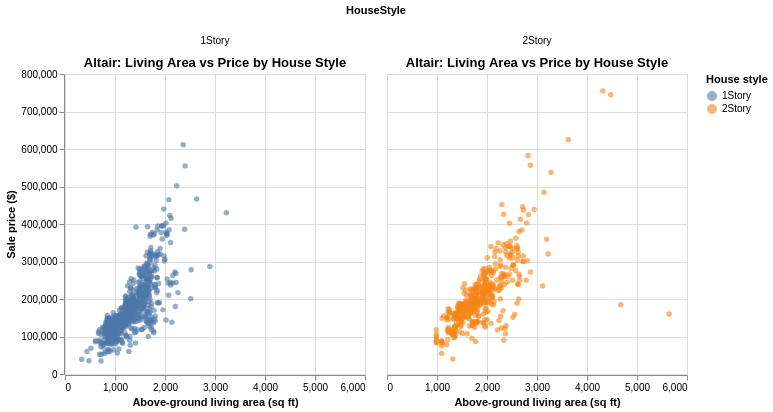

Notebook source saved alongside this figure:
### Code cell
# 2) Faceted comparisons by house style
two_styles = ames[ames["HouseStyle"].isin(["1Story", "2Story"])]

facet_plot = alt.Chart(two_styles).mark_circle(opacity=0.6).encode(
    x=alt.X('GrLivArea:Q', title='Above-ground living area (sq ft)'),
    y=alt.Y('SalePrice:Q', title='Sale price ($)'),
    color=alt.Color('HouseStyle:N', title='House style'),
    tooltip=['GrLivArea', 'SalePrice', 'HouseStyle']
).properties(
    title='Altair: Living Area vs Price by House Style'
).facet(column='HouseStyle:N')

facet_plot.interactive()

### Figure 1 — Vega-Lite specification as saved in the notebook (floating-point values rounded to 4 significant figures; data arrays with more than 128 entries replaced by an {"elided": "..."} marker saying what was removed)
{"config": {"view": {"continuousWidth": 300, "continuousHeight": 300}}, "data": {"name": "data-36540a76d5b36ee78a32390a34f0d21d"}, "facet": {"column": {"field": "HouseStyle", "type": "nominal"}}, "spec": {"mark": {"type": "circle", "opacity": 0.6}, "encoding": {"color": {"field": "HouseStyle", "title": "House style", "type": "nominal"}, "tooltip": [{"field": "GrLivArea", "type": "quantitative"}, {"field": "SalePrice", "type": "quantitative"}, {"field": "HouseStyle", "type": "nominal"}], "x": {"field": "GrLivArea", "title": "Above-ground living area (sq ft)", "type": "quantitative"}, "y": {"field": "SalePrice", "title": "Sale price ($)", "type": "quantitative"}}, "name": "view_2", "title": "Altair: Living Area vs Price by House Style"}, "params": [{"name": "param_2", "select": {"type": "interval", "encodings": ["x", "y"]}, "bind": "scales", "views": ["view_2"]}], "$schema": "https://vega.github.io/schema/vega-lite/v5.20.1.json", "datasets": {"data-36540a76d5b36ee78a32390a34f0d21d": {"elided": "1171 records"}}}
